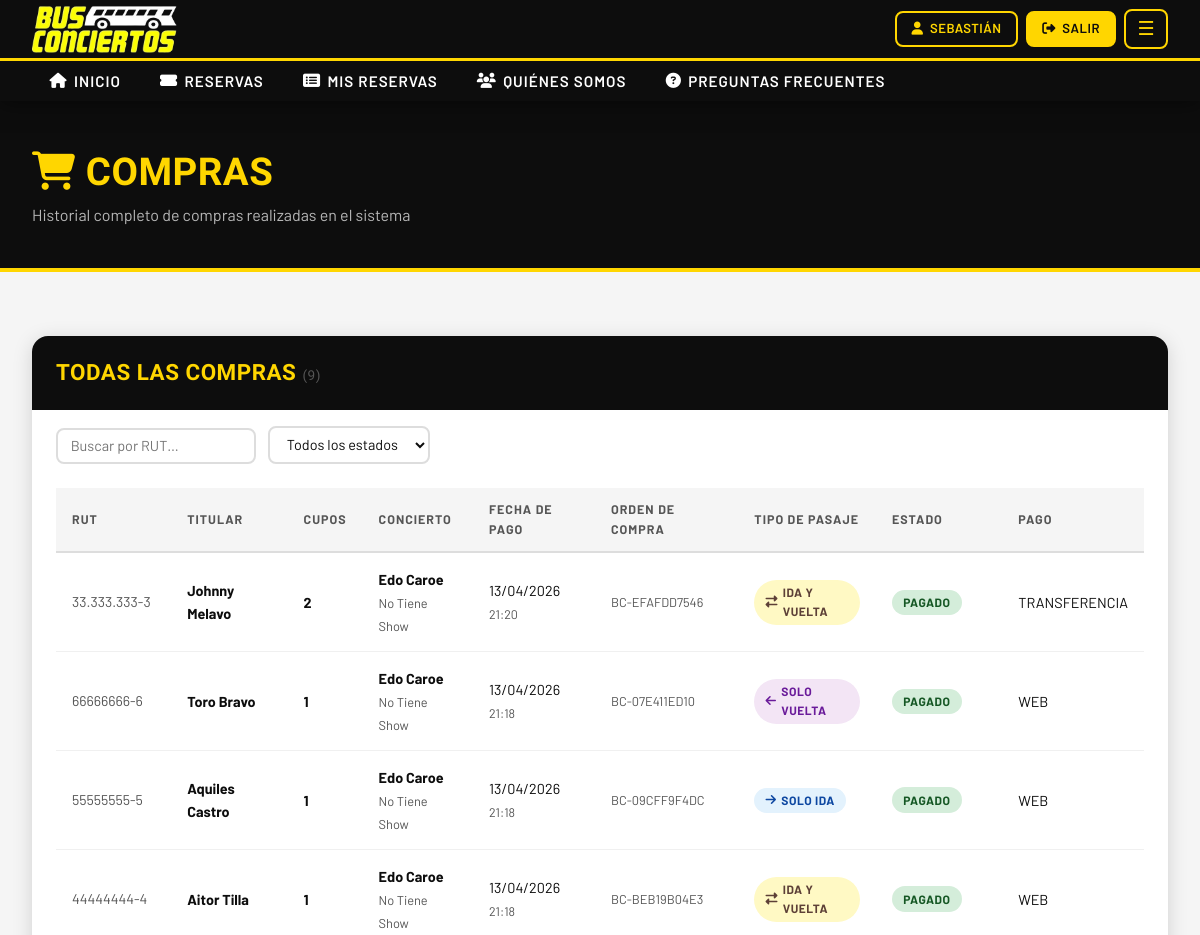
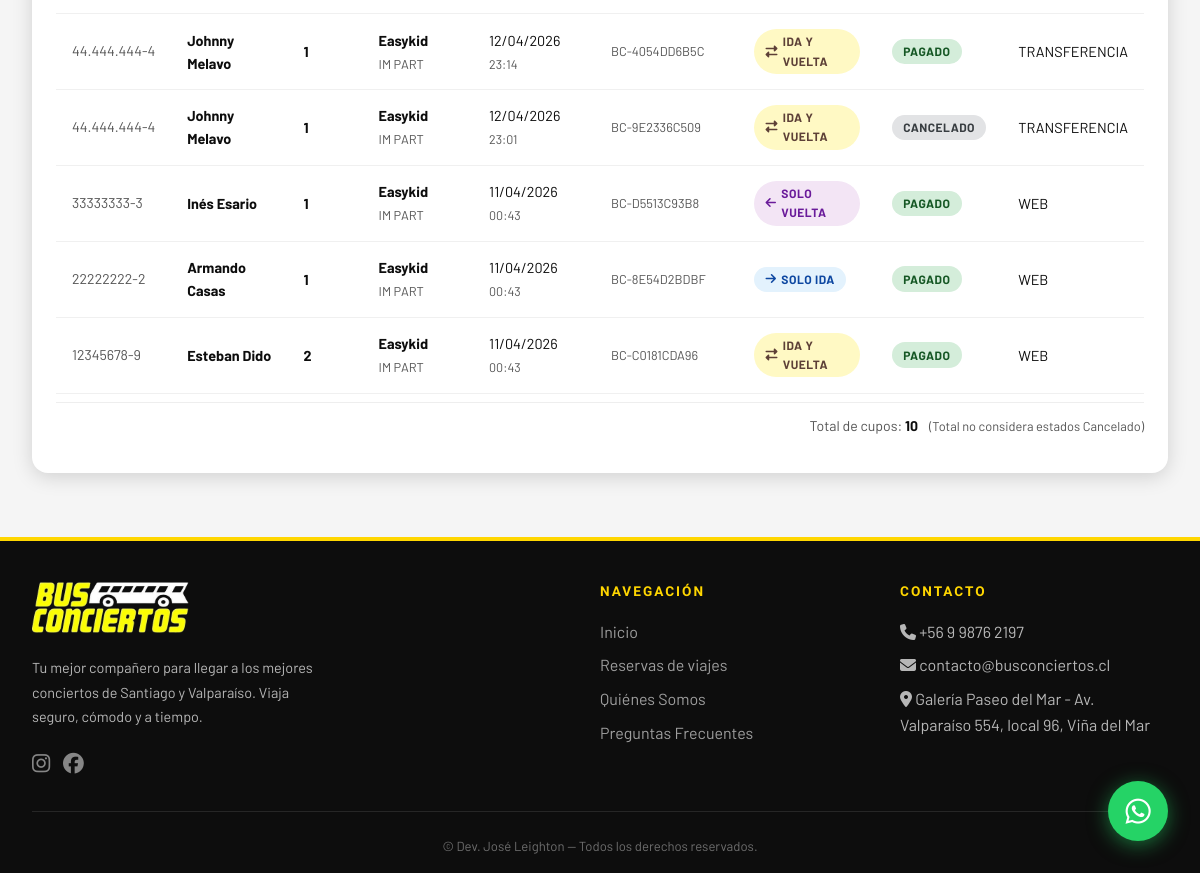
Screenshot of /reservas/compras/ (signed in) with the database file from the repository (2 pictures, top to bottom).
### reservas/models.py (models this page shows, shortened)
class Reserva(models.Model):
    ESTADO_CHOICES = [
        ('pendiente', 'Pendiente de Pago'),
        ('pagado', 'Pagado'),
        ('cancelado', 'Cancelado'),
    ]
    TIPO_PASAJE_CHOICES = [
        ('ida_vuelta', 'Ida y Vuelta'),
        ('solo_ida',   'Solo Ida'),
        ('solo_vuelta','Solo Vuelta'),
    ]
    viaje = models.ForeignKey(Viaje, on_delete=models.CASCADE, verbose_name='Viaje')
    horario = models.ForeignKey(HorarioViaje, on_delete=models.SET_NULL, null=True, blank=True, related_name='reservas', verbose_name='Horario')
    usuario = models.ForeignKey(User, on_delete=models.CASCADE, verbose_name='Pasajero')
    cantidad = models.PositiveIntegerField(default=1, verbose_name='Cantidad de cupos')
    tipo_pasaje = models.CharField(max_length=20, choices=TIPO_PASAJE_CHOICES, default='ida_vuelta', verbose_name='Tipo de pasaje')
    PAGO_CHOICES = [
        ('WEB', 'Web'),
        ('TRANSFERENCIA', 'Transferencia'),
    ]
    PLATAFORMA_CHOICES = [
        ('PAGINA', 'Página Web'),
        ('WHATSAPP', 'WhatsApp'),
        ('INSTAGRAM', 'Instagram'),
        ('PRESENCIAL', 'Presencial'),
    ]
    estado = models.CharField(max_length=20, choices=ESTADO_CHOICES, default='pendiente')
    pago = models.CharField(max_length=20, choices=PAGO_CHOICES, null=True, blank=True, verbose_name='Pago')
    plataforma = models.CharField(max_length=20, choices=PLATAFORMA_CHOICES, null=True, blank=True, verbose_name='Plataforma')
    fecha_reserva = models.DateTimeField(auto_now_add=True)
    token_webpay = models.CharField(max_length=255, blank=True, null=True)
    orden_compra = models.CharField(max_length=50, unique=True)
    monto = models.DecimalField(max_digits=10, decimal_places=0)
    grupo_compra = models.CharField(max_length=50, blank=True, null=True, db_index=True)
    rut = models.CharField(max_length=12, blank=True, default='', verbose_name='RUT del titular')
    nombre_titular = models.CharField(max_length=150, blank=True, default='', verbose_name='Nombre del titular')
    ciudad_vuelta = models.CharField(max_length=100, blank=True, default='', verbose_name='Ciudad de retorno')
    contacto = models.CharField(max_length=20, blank=True, default='', verbose_name='Contacto')
    email = models.EmailField(max_length=254, blank=True, default='', verbose_name='Correo electrónico')
    class Meta:
        verbose_name = 'Reserva'
        verbose_name_plural = 'Reservas'
        ordering = ['-fecha_reserva']

class Viaje(models.Model):
    ESTADO_CHOICES = [
        ('disponible', 'Disponible'),
        ('completo', 'Completo'),
        ('cancelado', 'Cancelado'),
        ('realizado', 'Realizado'),
    ]
    concierto = models.ForeignKey(Concierto, on_delete=models.CASCADE, verbose_name='Concierto')
    coordinador = models.ForeignKey(
        User, on_delete=models.SET_NULL, null=True,
        related_name='viajes_coordinados', verbose_name='Coordinador'
    )
    origen = models.CharField(max_length=200, verbose_name='Punto de Origen')
    destino = models.CharField(max_length=200, verbose_name='Destino')
    fecha_salida = models.DateField(verbose_name='Fecha de Salida')
    cupos_totales = models.PositiveIntegerField(verbose_name='Cupos Totales')
    precio_vuelta = models.DecimalField(max_digits=10, decimal_places=0, default=0, verbose_name='Precio Solo Vuelta (CLP)')
    estado = models.CharField(max_length=20, choices=ESTADO_CHOICES, default='disponible')
    descripcion = models.TextField(blank=True, verbose_name='Descripción adicional')
    creado_en = models.DateTimeField(auto_now_add=True)
    class Meta:
        verbose_name = 'Viaje'
        verbose_name_plural = 'Viajes'
        ordering = ['fecha_salida']

### core/models.py (models this page shows, shortened)
class Concierto(models.Model):
    REGION_CHOICES = [
        ('santiago', 'Santiago'),
        ('valparaiso', 'Región de Valparaíso'),
    ]
    nombre = models.CharField(max_length=200, verbose_name='Nombre del Concierto')
    artista = models.CharField(max_length=200, verbose_name='Artista / Banda')
    fecha = models.DateField(verbose_name='Fecha')
    lugar = models.CharField(max_length=300, verbose_name='Lugar / Recinto')
    region = models.CharField(max_length=20, choices=REGION_CHOICES, verbose_name='Región')
    descripcion = models.TextField(blank=True, verbose_name='Descripción')
    imagen_url = models.URLField(blank=True, verbose_name='URL Imagen')
    activo = models.BooleanField(default=True)
    class Meta:
        verbose_name = 'Concierto'
        verbose_name_plural = 'Conciertos'
        ordering = ['fecha']

### reservas/views.py (the view)
# urls.py: path('compras/', views.compras, name='compras'),
@login_required
@user_passes_test(es_coordinador)
def compras(request):
    reservas = (
        Reserva.objects
        .select_related('viaje__concierto', 'usuario')
        .order_by('-fecha_reserva')
    )
    from django.db.models import Sum
    context = {
        'reservas': reservas,
        'total': reservas.count(),
        'total_cupos': reservas.exclude(estado='cancelado').aggregate(total=Sum('cantidad'))['total'] or 0,
    }
    return render(request, 'reservas/compras.html', context)

### reservas/views.py (called while the page is built)
def es_coordinador(user):
    return user.is_authenticated and (
        user.is_superuser or
        user.groups.filter(name__in=['Administrador', 'Coordinador']).exists()
    )

### reservas/templates/reservas/compras.html (shortened to what this page needs)
{% extends 'base.html' %}
{% block content %}
<div class="page-header cp-header-anim">
  <div class="container">
    <h1><i class="fa fa-shopping-cart"></i> Compras</h1>
    <p>Historial completo de compras realizadas en el sistema</p>
  </div>
</div>
<section class="seccion" style="max-width:none;">
  <div class="tabla-wrapper">
    <div class="tabla-header">
      <h2>TODAS LAS COMPRAS <span style="font-size:0.85rem;font-weight:400;color:var(--gris-medio);">({{ total }})</span></h2>
    </div>
    <div class="compras-filters cp-filters-anim" style="padding:1rem 1.5rem 0;">
      <input type="text" id="filtro-rut" placeholder="Buscar por RUT…" style="min-width:200px;" autocomplete="off">
      <select id="filtro-estado">
        <option value="">Todos los estados</option>
      </select>
    </div>
    {% if reservas %}
    <div class="cp-tabla-anim" style="overflow-x:auto;padding:0 1.5rem 1.5rem;">
      <table id="tabla-compras" style="text-align:left;">
        <thead>
          <tr>
            <th>RUT</th>
            <th>Titular</th>
            <th>Cupos</th>
            <th>Concierto</th>
            <th>Fecha de Pago</th>
            <th>Orden de Compra</th>
            <th>Tipo de Pasaje</th>
            <th>Estado</th>
            <th>Pago</th>
          </tr>
        </thead>
        <tbody>
          {% for r in reservas %}
          <tr data-rut="{{ r.rut }}" data-estado="{{ r.estado }}" data-cupos="{{ r.cantidad }}">
            <td style="white-space:nowrap;color:var(--gris-medio);font-size:0.88rem;">{{ r.rut|default:"—" }}</td>
            <td><strong>{{ r.nombre_titular }}</strong></td>
            <td><strong>{{ r.cantidad }}</strong></td>
            <td>
              <strong>{{ r.viaje.concierto.artista }}</strong><br>
              <span style="font-size:0.8rem;color:var(--gris-medio);">{{ r.viaje.concierto.nombre }}</span>
            </td>
            <td style="white-space:nowrap;">
              {{ r.fecha_reserva|date:"d/m/Y" }}<br>
              <span style="font-size:0.78rem;color:var(--gris-medio);">{{ r.fecha_reserva|time:"H:i" }}</span>
            </td>
            <td style="font-size:0.8rem;color:var(--gris-medio);white-space:nowrap;">{{ r.orden_compra }}</td>
            <td>
              {% if r.tipo_pasaje == 'solo_ida' %}
                <span class="badge-estado" style="background:#e3f2fd;color:#0d47a1;"><i class="fa fa-arrow-right"></i> Solo Ida</span>
              {% elif r.tipo_pasaje == 'solo_vuelta' %}
                <span class="badge-estado" style="background:#f3e5f5;color:#6a1b9a;"><i class="fa fa-arrow-left"></i> Solo Vuelta</span>
              {% else %}
                <span class="badge-estado" style="background:#fff9c4;color:#5d4037;"><i class="fa fa-exchange-alt"></i> Ida y Vuelta</span>
              {% endif %}
            </td>
            <td>
              <span class="badge-estado badge-{{ r.estado }}">{{ r.get_estado_display }}</span>
            </td>
            <td>{{ r.pago|default:"—" }}</td>
          </tr>
          {% endfor %}
        </tbody>
      </table>
      <div style="padding:0.75rem 0;text-align:right;font-size:0.88rem;color:var(--gris-medio);border-top:1px solid #eee;margin-top:0.5rem;">
        Total de cupos: <strong id="total-cupos" style="color:var(--negro);">{{ total_cupos }}</strong>
        <span style="margin-left:0.5rem;font-size:0.8rem;color:var(--gris-medio);">(Total no considera estados Cancelado)</span>
      </div>
    </div>
    {% endif %}
  </div>
</section>
{% endblock %}

### templates/base.html (shortened to what this page needs)
{% load static %}
<!DOCTYPE html>
<html lang="es">
<head>
  <link rel="stylesheet" href="https://cdnjs.cloudflare.com/ajax/libs/font-awesome/6.5.0/css/all.min.css" />
  <link rel="stylesheet" href="{% static 'css/main.css' %}" />
</head>
<body>
<nav class="navbar-bc">
  <div class="navbar-top">
    <div class="navbar-inner">
      <a href="{% url 'inicio' %}" class="brand">
        <img src="{% static 'img/logo-busconciertos.png' %}" alt="Bus Conciertos" class="brand-logo">
      </a>
      <div class="nav-actions">
        {% if user.is_authenticated %}
          <a href="{% url 'mi_perfil' %}" class="btn btn-outline btn-sm"><i class="fa fa-user"></i> {{ user.first_name|default:user.username }}</a>
          <a href="{% url 'logout' %}" class="btn btn-primary btn-sm"><i class="fa fa-sign-out-alt"></i> Salir</a>
          {% if user.is_superuser or user.groups.all.0.name == 'Administrador' or user.groups.all.0.name == 'Coordinador' %}
          <div class="nav-admin-dropdown">
            <button class="nav-admin-trigger" aria-label="Menú admin">☰</button>
          </div>
          {% endif %}
        {% else %}
          <a href="{% url 'login' %}" class="btn btn-outline btn-sm"><i class="fa fa-sign-in-alt"></i> Ingresar</a>
          <a href="{% url 'registro' %}" class="btn btn-primary btn-sm"><i class="fa fa-user-plus"></i> Registrarse</a>
        {% endif %}
      </div>
    </div>
  </div>
  <div class="nav-collapse">
    <ul class="nav-links">
      <li><a href="{% url 'inicio' %}"><i class="fa fa-home"></i> Inicio</a></li>
      <li><a href="{% url 'lista_viajes' %}"><i class="fa fa-ticket-alt"></i> Reservas</a></li>
      {% if user.is_authenticated %}
      <li><a href="{% url 'mis_reservas' %}"><i class="fa fa-list-alt"></i> Mis Reservas</a></li>
      {% endif %}
      <li><a href="{% url 'quienes_somos' %}"><i class="fa fa-users"></i> Quiénes Somos</a></li>
      <li><a href="{% url 'preguntas_frecuentes' %}"><i class="fa fa-question-circle"></i> Preguntas Frecuentes</a></li>
    </ul>
  </div>
</nav>
<main>
  {% block content %}{% endblock %}
</main>
<footer>
  <div class="footer-grid">
    <div>
      <div class="footer-brand"><img src="{% static 'img/logo-busconciertos.png' %}" alt="Bus Conciertos" style="height:52px;width:auto;"></div>
      <p style="font-size:0.9rem;max-width:300px;line-height:1.7;">
        Tu mejor compañero para llegar a los mejores conciertos de Santiago y Valparaíso. Viaja seguro, cómodo y a tiempo.
      </p>
      <div style="margin-top:1rem;display:flex;gap:0.8rem;">
        <a href="https://www.instagram.com/busconciertos/" target="_blank" rel="noopener" style="color:rgba(255,255,255,0.5);font-size:1.3rem;"><i class="fab fa-instagram"></i></a>
        <a href="https://www.facebook.com/busconciertos" target="_blank" rel="noopener" style="color:rgba(255,255,255,0.5);font-size:1.3rem;"><i class="fab fa-facebook"></i></a>
      </div>
    </div>
    <div>
      <h4>Navegación</h4>
      <ul>
        <li><a href="{% url 'inicio' %}">Inicio</a></li>
        <li><a href="{% url 'lista_viajes' %}">Reservas de viajes</a></li>
        <li><a href="{% url 'quienes_somos' %}">Quiénes Somos</a></li>
        <li><a href="{% url 'preguntas_frecuentes' %}">Preguntas Frecuentes</a></li>
      </ul>
    </div>
    <div>
      <h4>Contacto</h4>
      <ul>
        <li><i class="fa fa-phone"></i> +56 9 9876 2197</li>
        <li><i class="fa fa-envelope"></i> contacto@busconciertos.cl</li>
        <li><i class="fa fa-map-marker-alt"></i> Galería Paseo del Mar - Av. Valparaíso 554, local 96, Viña del Mar</li>
      </ul>
    </div>
  </div>
  <div class="footer-bottom">
    <p>&copy; {{ "now"|date:"Y" }} Dev. José Leighton — Todos los derechos reservados.</p>
  </div>
</footer>
<a href="https://wa.me/56998762197?text=Hola,%20quiero%20información%20sobre%20los%20viajes%20a%20conciertos"
   class="whatsapp-fab" target="_blank" rel="noopener" title="Consultas por WhatsApp">
  <i class="fab fa-whatsapp"></i>
</a>
</body>
</html>

### reservas/templates/reservas/compras.html (style rules this page uses)
.cp-header-anim { animation: cp-fadeDown 0.5s ease both; }
.cp-filters-anim { animation: cp-fadeUp 0.5s ease both; animation-delay: 0.1s; opacity: 0; }
.cp-tabla-anim { animation: cp-fadeUp 0.6s ease both; animation-delay: 0.2s; opacity: 0; }
.compras-filters { display: flex; flex-wrap: wrap; gap: 0.75rem; align-items: flex-end; margin-bottom: 1.5rem; }
.compras-filters input, .compras-filters select { padding: 0.45rem 0.8rem; border: 2px solid #ddd; border-radius: var(--radio); font-family: inherit; font-size: 0.9rem; background: var(--blanco); color: var(--negro); outline: none; transition: border-color 0.2s; }

### rows the page displays
Reserva: rut "33.333.333-3", nombre_titular "Johnny Melavo", cantidad "2", viaje.concierto.artista "Edo Caroe", viaje.concierto.nombre "No Tiene Show", fecha_reserva "13/04/2026", fecha_reserva "21:20", orden_compra "BC-EFAFDD7546", tipo_pasaje "ida_vuelta" (drawn), estado "PAGADO", pago "TRANSFERENCIA"
Reserva: rut "66666666-6", nombre_titular "Toro Bravo", cantidad "1", viaje.concierto.artista "Edo Caroe", viaje.concierto.nombre "No Tiene Show", fecha_reserva "13/04/2026", fecha_reserva "21:18", orden_compra "BC-07E411ED10", tipo_pasaje "solo_vuelta" (drawn), estado "PAGADO", pago "WEB"
Reserva: rut "55555555-5", nombre_titular "Aquiles Castro", cantidad "1", viaje.concierto.artista "Edo Caroe", viaje.concierto.nombre "No Tiene Show", fecha_reserva "13/04/2026", fecha_reserva "21:18", orden_compra "BC-09CFF9F4DC", tipo_pasaje "solo_ida" (drawn), estado "PAGADO", pago "WEB"
Reserva: rut "44444444-4", nombre_titular "Aitor Tilla", cantidad "1", viaje.concierto.artista "Edo Caroe", viaje.concierto.nombre "No Tiene Show", fecha_reserva "13/04/2026", fecha_reserva "21:18", orden_compra "BC-BEB19B04E3", tipo_pasaje "ida_vuelta" (drawn), estado "PAGADO", pago "WEB"
Reserva: rut "44.444.444-4", nombre_titular "Johnny Melavo", cantidad "1", viaje.concierto.artista "Easykid", viaje.concierto.nombre "IM PART", fecha_reserva "12/04/2026", fecha_reserva "23:14", orden_compra "BC-4054DD6B5C", tipo_pasaje "ida_vuelta" (drawn), estado "PAGADO", pago "TRANSFERENCIA"
Reserva: rut "44.444.444-4", nombre_titular "Johnny Melavo", cantidad "1", viaje.concierto.artista "Easykid", viaje.concierto.nombre "IM PART", fecha_reserva "12/04/2026", fecha_reserva "23:01", orden_compra "BC-9E2336C509", tipo_pasaje "ida_vuelta" (drawn), estado "CANCELADO", pago "TRANSFERENCIA"
Reserva: rut "33333333-3", nombre_titular "Inés Esario", cantidad "1", viaje.concierto.artista "Easykid", viaje.concierto.nombre "IM PART", fecha_reserva "11/04/2026", fecha_reserva "00:43", orden_compra "BC-D5513C93B8", tipo_pasaje "solo_vuelta" (drawn), estado "PAGADO", pago "WEB"
Reserva: rut "22222222-2", nombre_titular "Armando Casas", cantidad "1", viaje.concierto.artista "Easykid", viaje.concierto.nombre "IM PART", fecha_reserva "11/04/2026", fecha_reserva "00:43", orden_compra "BC-8E54D2BDBF", tipo_pasaje "solo_ida" (drawn), estado "PAGADO", pago "WEB"
Reserva: rut "12345678-9", nombre_titular "Esteban Dido", cantidad "2", viaje.concierto.artista "Easykid", viaje.concierto.nombre "IM PART", fecha_reserva "11/04/2026", fecha_reserva "00:43", orden_compra "BC-C0181CDA96", tipo_pasaje "ida_vuelta" (drawn), estado "PAGADO", pago "WEB"

### other values shown
{{ user.first_name|default:user.username }} "SEBASTIÁN"
{{ total }} "9"
{{ total_cupos }} "10"
